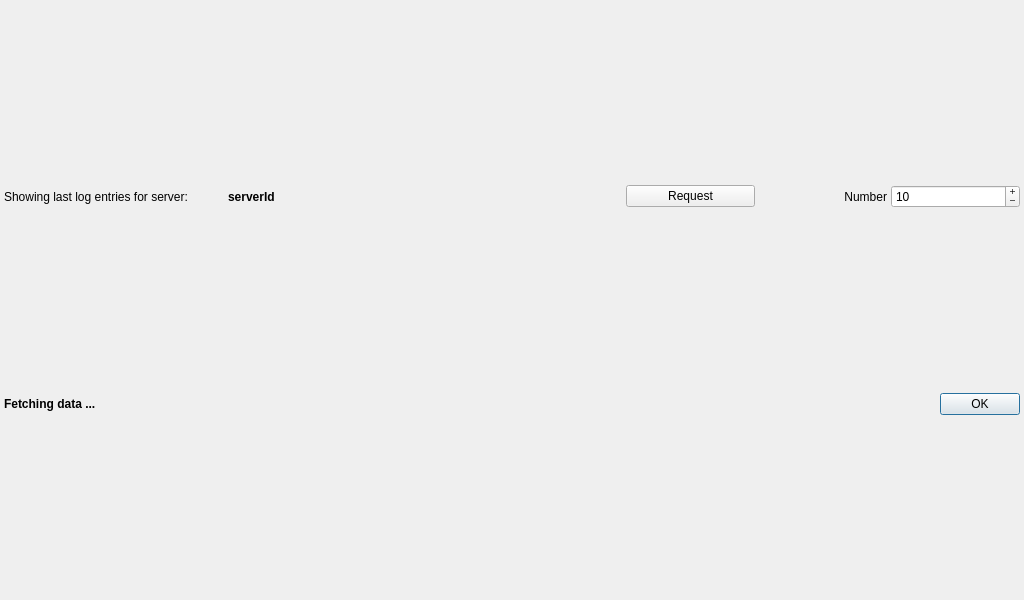
<?xml version="1.0" encoding="UTF-8"?>
<ui version="4.0">
 <class>ServerLogDialog</class>
 <widget class="QDialog" name="ServerLogDialog">
  <property name="geometry">
   <rect>
    <x>0</x>
    <y>0</y>
    <width>1024</width>
    <height>600</height>
   </rect>
  </property>
  <property name="sizePolicy">
   <sizepolicy hsizetype="MinimumExpanding" vsizetype="Preferred">
    <horstretch>0</horstretch>
    <verstretch>0</verstretch>
   </sizepolicy>
  </property>
  <property name="windowTitle">
   <string>Dialog</string>
  </property>
  <layout class="QVBoxLayout" name="verticalLayout">
   <property name="spacing">
    <number>4</number>
   </property>
   <property name="sizeConstraint">
    <enum>QLayout::SetNoConstraint</enum>
   </property>
   <property name="leftMargin">
    <number>4</number>
   </property>
   <property name="topMargin">
    <number>4</number>
   </property>
   <property name="rightMargin">
    <number>4</number>
   </property>
   <property name="bottomMargin">
    <number>4</number>
   </property>
   <item>
    <layout class="QHBoxLayout" name="horizontalLayout_2">
     <item>
      <widget class="QLabel" name="label_view">
       <property name="sizePolicy">
        <sizepolicy hsizetype="Minimum" vsizetype="Preferred">
         <horstretch>0</horstretch>
         <verstretch>0</verstretch>
        </sizepolicy>
       </property>
       <property name="maximumSize">
        <size>
         <width>220</width>
         <height>16777215</height>
        </size>
       </property>
       <property name="text">
        <string>Showing last log entries for server:</string>
       </property>
      </widget>
     </item>
     <item>
      <widget class="QLabel" name="ui_server_id">
       <property name="font">
        <font>
         <weight>75</weight>
         <bold>true</bold>
        </font>
       </property>
       <property name="text">
        <string>serverId</string>
       </property>
      </widget>
     </item>
     <item>
      <layout class="QHBoxLayout" name="horizontalLayout">
       <item>
        <widget class="QPushButton" name="ui_request">
         <property name="text">
          <string>Request</string>
         </property>
        </widget>
       </item>
       <item>
        <widget class="QLabel" name="label_2">
         <property name="text">
          <string>Number</string>
         </property>
         <property name="alignment">
          <set>Qt::AlignRight|Qt::AlignTrailing|Qt::AlignVCenter</set>
         </property>
        </widget>
       </item>
       <item>
        <widget class="QSpinBox" name="ui_number_logs">
         <property name="buttonSymbols">
          <enum>QAbstractSpinBox::PlusMinus</enum>
         </property>
         <property name="suffix">
          <string/>
         </property>
         <property name="maximum">
          <number>100</number>
         </property>
         <property name="value">
          <number>10</number>
         </property>
        </widget>
       </item>
      </layout>
     </item>
    </layout>
   </item>
   <item>
    <layout class="QVBoxLayout" name="log_layout">
     <property name="spacing">
      <number>0</number>
     </property>
     <property name="sizeConstraint">
      <enum>QLayout::SetNoConstraint</enum>
     </property>
    </layout>
   </item>
   <item>
    <layout class="QHBoxLayout" name="bottom_layout">
     <item>
      <widget class="QLabel" name="ui_fetching_data">
       <property name="font">
        <font>
         <weight>75</weight>
         <bold>true</bold>
        </font>
       </property>
       <property name="text">
        <string>Fetching data ...</string>
       </property>
      </widget>
     </item>
     <item>
      <widget class="QDialogButtonBox" name="buttonBox">
       <property name="orientation">
        <enum>Qt::Horizontal</enum>
       </property>
       <property name="standardButtons">
        <set>QDialogButtonBox::Ok</set>
       </property>
      </widget>
     </item>
    </layout>
   </item>
  </layout>
 </widget>
 <resources/>
 <connections>
  <connection>
   <sender>buttonBox</sender>
   <signal>accepted()</signal>
   <receiver>ServerLogDialog</receiver>
   <slot>accept()</slot>
   <hints>
    <hint type="sourcelabel">
     <x>248</x>
     <y>254</y>
    </hint>
    <hint type="destinationlabel">
     <x>157</x>
     <y>274</y>
    </hint>
   </hints>
  </connection>
  <connection>
   <sender>buttonBox</sender>
   <signal>rejected()</signal>
   <receiver>ServerLogDialog</receiver>
   <slot>reject()</slot>
   <hints>
    <hint type="sourcelabel">
     <x>316</x>
     <y>260</y>
    </hint>
    <hint type="destinationlabel">
     <x>286</x>
     <y>274</y>
    </hint>
   </hints>
  </connection>
 </connections>
</ui>
